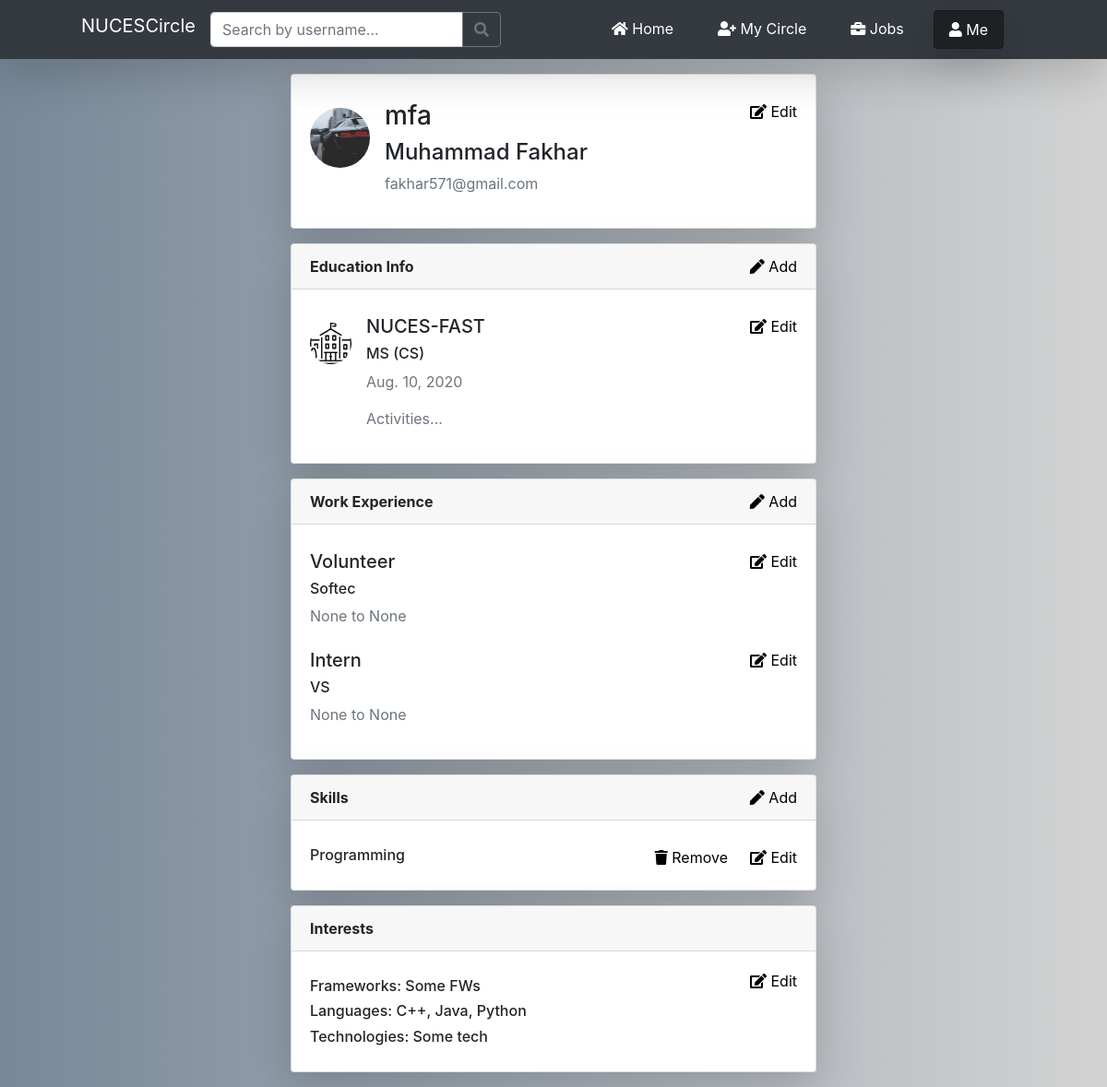
Page /view_profile/current-user-id=1/ (signed in) on the committed database.
### users/models.py (models this page shows, shortened)
class Profile(models.Model):
    user = models.OneToOneField(User, on_delete=models.CASCADE)
    accomplishments = models.CharField(max_length=255, blank=True)
    skills = models.CharField(max_length=255, blank=True)
    experiences = models.CharField(max_length=255, blank=True)
    interests = models.CharField(max_length=255, blank=True)
    grad_date = models.DateTimeField(blank=True, null=True)
    image = models.ImageField(default='default.jpg', upload_to='profile_pics')
    friends = models.ManyToManyField("Profile", blank=True)  # to have a list of all the associated other user models

class Education(models.Model):
    school = models.CharField(max_length=255, blank=False)
    degree = models.CharField(max_length=255, blank=True)
    study_field = models.CharField(max_length=255, blank=True)
    description = models.TextField(max_length=1023, blank=True)
    grad_year = models.DateField(blank=True, null=True)
    user = models.ForeignKey(User, on_delete=models.CASCADE)

class WorkExperience(models.Model):
    exp_title = models.CharField(max_length=255, blank=False)
    company = models.CharField(max_length=255, blank=True)
    start_year = models.DateField(blank=True, null=True)
    end_year = models.DateField(blank=True, null=True)
    description = models.TextField(max_length=1023, blank=True)
    user = models.ForeignKey(User, on_delete=models.CASCADE)

class Skills(models.Model):
    skill = models.CharField(max_length=255, blank=False)
    user = models.ForeignKey(User, on_delete=models.CASCADE)

class Interests(models.Model):
    frameworks = models.CharField(max_length=255, blank=True)
    languages = models.CharField(max_length=255, blank=True)
    technologies = models.CharField(max_length=255, blank=True)
    user = models.OneToOneField(User, on_delete=models.CASCADE)

### users/views.py (the view)
# urls.py: path('view_profile/current-user-id=<int:uid>/', user_views.view_profile, name='view-profile'),
@login_required
def view_profile(request, *args, **kwargs):
    uid = int(kwargs['uid'])
    to_user = User.objects.get(pk=uid)
    p = Profile.objects.get(user=to_user)
    friends = p.friends.all()
    button_status = 'none'
    if p not in request.user.profile.friends.all():
        button_status = 'not_friend'
        if len(UserConnections.objects.filter(from_user=request.user).filter(to_user=p.user)) == 1:
            button_status = 'friend_request_sent'
        elif len(UserConnections.objects.filter(from_user=p.user).filter(to_user=request.user)) == 1:
            button_status = 'received_request'
    elif p in request.user.profile.friends.all():
        button_status = 'is_friend'
    edu_data = Education.objects.all()
    exp_data = WorkExperience.objects.all()
    interests = Interests.objects.all()
    skill_data = Skills.objects.all()
    context = {
        'to_user': to_user,
        'button_status': button_status,
        'friends_list': friends,
        'education_data': edu_data,
        'interests': interests,
        'skill_data': skill_data,
        'exp_data': exp_data,
        'uid': uid
    }
    return render(request, 'users/view_profile.html', context)

### users/templates/users/view_profile.html (shortened to what this page needs)
{% extends "nucescircle/base.html" %}
{% load crispy_forms_tags %}
{% load static %}
{% block content %}
<div class="col-md-6 mx-auto mb-3 mt-3">
    <div class="card shadow-lg">
        <div class="card-body">
            <div class="media mt-2">
                {% if uid == user.id %}
                    <img src="{{ user.profile.image.url }}" alt="{{ user.username }}" class="mr-3 mt-2 rounded-circle" width="65" height="65">
                {% else %}
                    <img src="{{ to_user.profile.image.url }}" alt="{{ to_user.username }}" class="mr-3 mt-2 rounded-circle" width="65" height="65">
                {% endif %}
                <div class="media-body">
                    <div class="float-right">
                        {% if uid == user.id %}
                            <a href="{% url 'profile' %}"><i class="fas fa-edit"></i> Edit</a>
                        {% endif %}
                    </div>
                    {% if uid == user.id %}
                    <h3 class="">{{ user.username }}</h3>
                    <h4 class="">{{ user.first_name }} {{ user.last_name }}</h4>
                    <p class="text-secondary">{{ user.email }}</p>
                    {% else %}
                        <h3 class="">{{ to_user.username }}</h3>
                        <h4 class="">{{ to_user.first_name }} {{ to_user.last_name }}</h4>
                        <p class="text-secondary">{{ to_user.email }}</p>
                    {% endif %}
                </div>
            </div>
        </div>
    </div>
</div>
<div class="col-md-6 mx-auto mb-3">
    <div class="card shadow-lg">
        <div class="card-header"><strong>Education Info</strong>
             <div class="float-right">
                 {% if uid == user.id %}
                    <a href="{% url 'add-edu' %}"><i class="fas fa-pen"></i> Add</a>
                 {% endif %}
            </div>
        </div>
        <div class="card-body">
            {% if uid == user.id %}
                {% for edu in education_data %}
                    {% if edu.user == user %}
                        <div class="media mt-2">
                            <img src="{% static 'users/university.png' %}" class="mr-3 mt-2 rounded-circle" width="45" height="45">
                            <div class="media-body">
                                <div class="float-right">
                                        <a href="{% url 'edit-edu' edu.id %}"><i class="fas fa-edit"></i> Edit</a>
                                </div>
                                    <h5 class="">{{ edu.school }}</h5>
                                    <h6 class="">{{ edu.degree }}</h6>
                                    <p class="text-secondary">{{ edu.grad_year }}</p>
                                    <p class="text-muted">{{ edu.description }}</p>
                            </div>
                         </div>
                    {% endif %}
                {% endfor %}
            {% else %}
                <h6>{{ to_user.education_set.all.first }}</h6>
            {% endif %}
        </div>
    </div>
</div>
<div class="col-md-6 mx-auto mb-3">
    <div class="card shadow-lg">
        <div class="card-header"><strong>Work Experience</strong>
             <div class="float-right">
                 {% if uid == user.id %}
                    <a href="{% url 'add-exp' %}"><i class="fas fa-pen"></i> Add</a>
                 {% endif %}
            </div>
        </div>
        <div class="card-body">
            {% if uid == user.id %}
                {% for exp in exp_data %}
                    {% if exp.user == user %}
                        <div class="media mt-2">
                            <div class="media-body">
                                <div class="float-right">
                                    <a href="{% url 'edit-exp' exp.id %}"><i class="fas fa-edit"></i> Edit</a>
                                </div>
                                <h5 class="">{{ exp.exp_title }}</h5>
                                <h6 class="">{{ exp.company }}</h6>
                                <p class="text-secondary">{{ exp.start_year }} to {{ exp.end_year }}</p>
                            </div>
                         </div>
                    {% endif %}
                {% endfor %}
            {% else %}
                <h6>{{ to_user.workexperience_set.all.first }}</h6>
            {% endif %}
        </div>
    </div>
</div>
<div class="col-md-6 mx-auto mb-3">
    <div class="card shadow-lg">
        <div class="card-header"><strong>Skills</strong>
             <div class="float-right">
                 {% if uid == user.id %}
                    <a href="{% url 'add-skill' %}"><i class="fas fa-pen"></i> Add</a>
                 {% endif %}
            </div>
        </div>
        <div class="card-body">
            {% if uid == user.id %}
                {% for sk in skill_data %}
                    {% if sk.user == user %}
                        <div class="media mt-2">
                            <div class="media-body">
                                <div class="float-right">
                                    <a href="{% url 'edit-skill' sk.id %}"><i class="fas fa-edit"></i> Edit</a>
                                </div>
                                <div class="float-right mr-4">
                                    <a href="{% url 'delete-skill' sk.id %}"><i class="fas fa-trash"></i> Remove</a>
                                </div>
                                <h6>{{ sk.skill }}</h6>
                            </div>
                         </div>
                    {% endif %}
                {% endfor %}
            {% else %}
                <h6 class="">{{ to_user.skills_set.all.first }}</h6>
            {% endif %}
        </div>
    </div>
</div>
<div class="col-md-6 mx-auto mb-3">
    <div class="card shadow-lg">
        <div class="card-header"><strong>Interests</strong>
        </div>
        <div class="card-body">
            <div class="float-right">
                {% if uid == user.id %}
                    <a href="{% url 'edit-int' %}"><i class="fas fa-edit"></i> Edit</a>
                {% endif %}
            </div>
            {% if uid == user.id %}
                {% for int in interests %}
                    {% if int.user == user %}
                        <div class="media mt-2">
                            <div class="media-body">
                                    <h6 class="">Frameworks: {{ int.frameworks }}</h6>
                                    <h6 class="">Languages: {{ int.languages }}</h6>
                                    <h6 class="">Technologies: {{ int.technologies }}</h6>
                            </div>
                         </div>
                    {% endif %}
                {% endfor %}
             {% else %}
                <h6 class="">{{ to_user.interests }}</h6>
            {% endif %}
        </div>
    </div>
</div>
{% endblock %}

### nucescircle/static/nucescircle/newStyling.css (style rules this page uses)
a { color: black; }
#gradBg2 { background-color: slategray; background-image: linear-gradient(90deg, lightslategray, lightgray); }
body { background-color: #eeeeee; }

### rows in the picture
Education: school "NUCES-FAST", degree "MS (CS)", grad_year "Aug. 10, 2020", description "Activities..."
WorkExperience: exp_title "Volunteer", company "Softec", start_year "None", end_year "None"
WorkExperience: exp_title "Intern", company "VS", start_year "None", end_year "None"
Skills: skill "Programming"
Interests: frameworks "Some FWs", languages "C++, Java, Python", technologies "Some tech"

### other values in the picture
{{ user.username }} "mfa"
{{ user.first_name }} "Muhammad"
{{ user.last_name }} "Fakhar"
{{ user.email }} "fakhar571@gmail.com"
